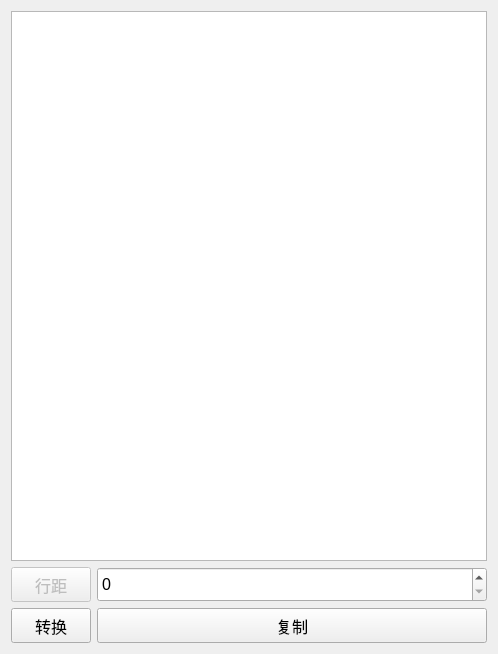
<?xml version="1.0" encoding="UTF-8"?>
<ui version="4.0">
 <class>Text2HtmlDlg</class>
 <widget class="QDialog" name="Text2HtmlDlg">
  <property name="geometry">
   <rect>
    <x>0</x>
    <y>0</y>
    <width>487</width>
    <height>652</height>
   </rect>
  </property>
  <property name="windowTitle">
   <string>Text转Html</string>
  </property>
  <layout class="QGridLayout" name="gridLayout">
   <item row="0" column="0" colspan="2">
    <widget class="QPlainTextEdit" name="textHtmlEdit">
     <property name="minimumSize">
      <size>
       <width>470</width>
       <height>550</height>
      </size>
     </property>
     <property name="font">
      <font>
       <pointsize>11</pointsize>
      </font>
     </property>
    </widget>
   </item>
   <item row="1" column="0">
    <widget class="QPushButton" name="btnNlDelOpen_2">
     <property name="enabled">
      <bool>false</bool>
     </property>
     <property name="minimumSize">
      <size>
       <width>0</width>
       <height>35</height>
      </size>
     </property>
     <property name="font">
      <font>
       <pointsize>12</pointsize>
      </font>
     </property>
     <property name="text">
      <string>行距</string>
     </property>
    </widget>
   </item>
   <item row="1" column="1">
    <widget class="QSpinBox" name="spinBoxNlineNum">
     <property name="minimumSize">
      <size>
       <width>390</width>
       <height>35</height>
      </size>
     </property>
     <property name="font">
      <font>
       <pointsize>12</pointsize>
      </font>
     </property>
     <property name="minimum">
      <number>0</number>
     </property>
     <property name="maximum">
      <number>3</number>
     </property>
     <property name="value">
      <number>0</number>
     </property>
    </widget>
   </item>
   <item row="2" column="0">
    <widget class="QPushButton" name="btnTransform">
     <property name="minimumSize">
      <size>
       <width>0</width>
       <height>35</height>
      </size>
     </property>
     <property name="font">
      <font>
       <pointsize>12</pointsize>
      </font>
     </property>
     <property name="text">
      <string>转换</string>
     </property>
    </widget>
   </item>
   <item row="2" column="1">
    <widget class="QPushButton" name="btnCopy">
     <property name="minimumSize">
      <size>
       <width>0</width>
       <height>35</height>
      </size>
     </property>
     <property name="font">
      <font>
       <pointsize>12</pointsize>
      </font>
     </property>
     <property name="text">
      <string>复制</string>
     </property>
    </widget>
   </item>
  </layout>
 </widget>
 <resources/>
 <connections/>
</ui>
